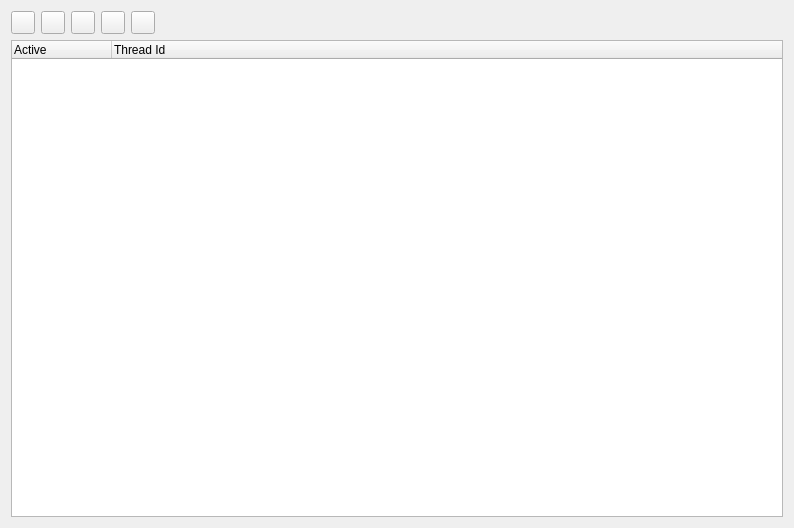
<?xml version="1.0" encoding="UTF-8"?>
<ui version="4.0">
 <class>SeerThreadIdsBrowserWidgetForm</class>
 <widget class="QWidget" name="SeerThreadIdsBrowserWidgetForm">
  <property name="geometry">
   <rect>
    <x>0</x>
    <y>0</y>
    <width>794</width>
    <height>528</height>
   </rect>
  </property>
  <property name="windowTitle">
   <string>Form</string>
  </property>
  <layout class="QGridLayout" name="gridLayout">
   <item row="0" column="0">
    <layout class="QHBoxLayout" name="horizontalLayout">
     <item>
      <widget class="QToolButton" name="gdbNextToolButton">
       <property name="toolTip">
        <string>Execute the next line for selected threads. Step over functions.</string>
       </property>
       <property name="text">
        <string/>
       </property>
       <property name="icon">
        <iconset resource="resource.qrc">
         <normaloff>:/seer/resources/RelaxLightIcons/debug-step-over.svg</normaloff>:/seer/resources/RelaxLightIcons/debug-step-over.svg</iconset>
       </property>
      </widget>
     </item>
     <item>
      <widget class="QToolButton" name="gdbStepToolButton">
       <property name="toolTip">
        <string>Execute the next line for selected threads. Step into functions.</string>
       </property>
       <property name="text">
        <string/>
       </property>
       <property name="icon">
        <iconset resource="resource.qrc">
         <normaloff>:/seer/resources/RelaxLightIcons/debug-step-into.svg</normaloff>:/seer/resources/RelaxLightIcons/debug-step-into.svg</iconset>
       </property>
      </widget>
     </item>
     <item>
      <widget class="QToolButton" name="gdbFinishToolButton">
       <property name="toolTip">
        <string>Finish the current function for selected threads.</string>
       </property>
       <property name="text">
        <string/>
       </property>
       <property name="icon">
        <iconset resource="resource.qrc">
         <normaloff>:/seer/resources/RelaxLightIcons/debug-step-out.svg</normaloff>:/seer/resources/RelaxLightIcons/debug-step-out.svg</iconset>
       </property>
      </widget>
     </item>
     <item>
      <widget class="QToolButton" name="gdbContinueToolButton">
       <property name="toolTip">
        <string>Continue execution of selected threads.</string>
       </property>
       <property name="text">
        <string/>
       </property>
       <property name="icon">
        <iconset resource="resource.qrc">
         <normaloff>:/seer/resources/RelaxLightIcons/debug-execute-from-cursor.svg</normaloff>:/seer/resources/RelaxLightIcons/debug-execute-from-cursor.svg</iconset>
       </property>
      </widget>
     </item>
     <item>
      <widget class="QToolButton" name="gdbInterruptToolButton">
       <property name="toolTip">
        <string>Interrupt execution of selected threads.</string>
       </property>
       <property name="text">
        <string/>
       </property>
       <property name="icon">
        <iconset resource="resource.qrc">
         <normaloff>:/seer/resources/thenounproject/stop.svg</normaloff>:/seer/resources/thenounproject/stop.svg</iconset>
       </property>
      </widget>
     </item>
     <item>
      <spacer name="horizontalSpacer">
       <property name="orientation">
        <enum>Qt::Horizontal</enum>
       </property>
       <property name="sizeHint" stdset="0">
        <size>
         <width>40</width>
         <height>20</height>
        </size>
       </property>
      </spacer>
     </item>
    </layout>
   </item>
   <item row="1" column="0">
    <widget class="QTreeWidget" name="idsTreeWidget">
     <property name="columnCount">
      <number>2</number>
     </property>
     <column>
      <property name="text">
       <string>Active</string>
      </property>
     </column>
     <column>
      <property name="text">
       <string>Thread Id</string>
      </property>
     </column>
    </widget>
   </item>
  </layout>
 </widget>
 <resources>
  <include location="resource.qrc"/>
 </resources>
 <connections/>
</ui>
